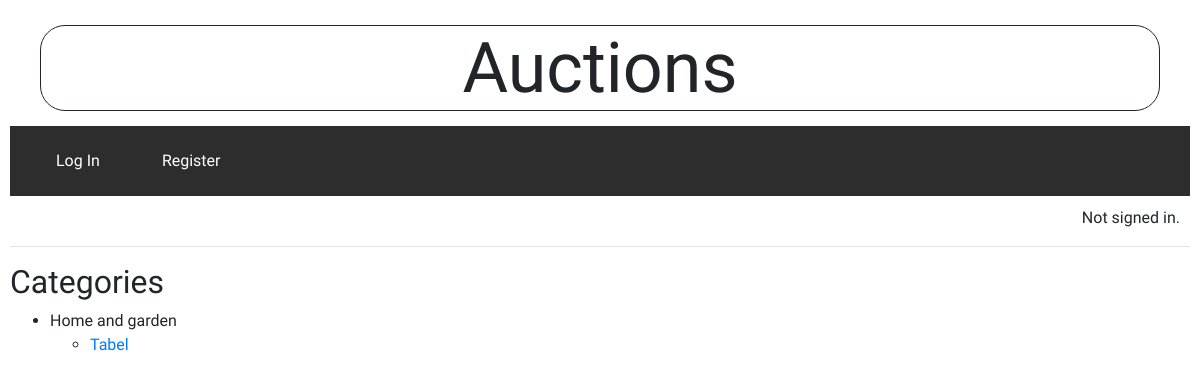
Before: /category with the older database file.
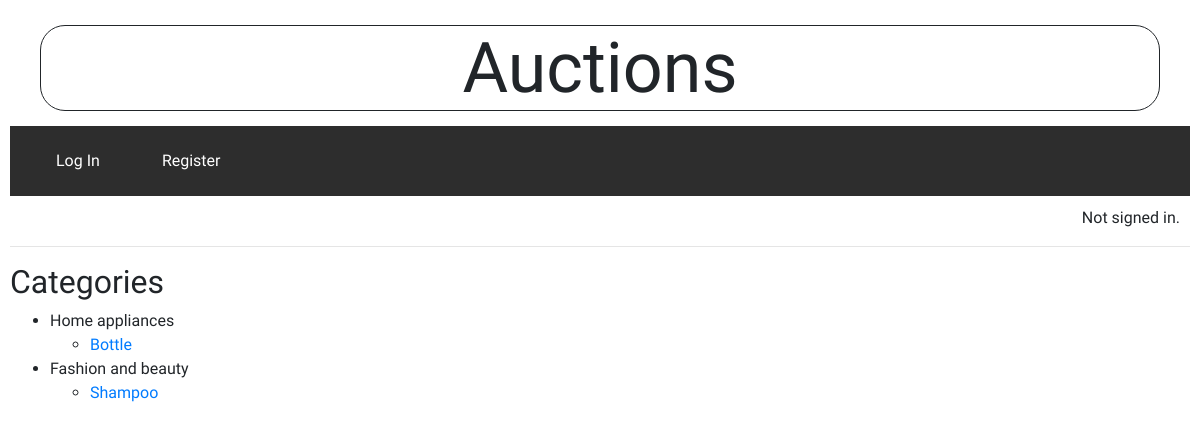
After: the same page with the newer database file.
### auctions/models.py (models this page shows, shortened)
class Auction(models.Model):
    title = models.CharField(max_length=64)
    description = models.TextField(max_length=200, blank=True)
    owner = models.ForeignKey(User, on_delete=models.CASCADE)
    start_bid = models.DecimalField(max_digits=8, decimal_places=2, default=0.00)
    active = models.BooleanField(default=True)
    image = models.ImageField(upload_to='auctions_images/', blank=True)
    category = models.CharField(max_length=64, blank=True)
    date = models.DateField()

### auctions/views.py (the view)
# urls.py: path("category", views.category, name="category")
def category(request):
    auctions = Auction.objects.all()
    categories = {}
    for auction in auctions:
        if auction.category:
            if auction.category not in categories:
                categories[auction.category] = []
            categories[auction.category].append(auction)
    return render(request, "auctions/category.html", {
        "categories": categories
    })

### auctions/templates/auctions/category.html
{% extends 'auctions/layout.html' %}
{% block body %}
<h2>Categories</h2>
    <ul>
    {% for category, auctions in categories.items %}
        <li>{{ category }}</li>
        <ul>
        {% for auction in auctions %}
            <li><a href="{% url 'detail' auction.id %}">{{ auction.title }}</a></li>
        {% endfor %}
        </ul>
    {% endfor %}
    </ul>
{% endblock %}

Changed rows visible on the page:
removed Auction: category "Home and garden", title "Tabel"
added Auction: category "Home appliances", title "Bottle"
added Auction: category "Fashion and beauty", title "Shampoo"
